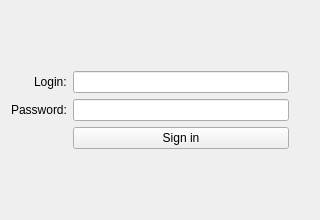
<?xml version="1.0" encoding="UTF-8"?>
<ui version="4.0">
 <class>LoginForm</class>
 <widget class="QWidget" name="LoginForm">
  <property name="geometry">
   <rect>
    <x>0</x>
    <y>0</y>
    <width>320</width>
    <height>220</height>
   </rect>
  </property>
  <property name="minimumSize">
   <size>
    <width>320</width>
    <height>220</height>
   </size>
  </property>
  <property name="windowTitle">
   <string>Login</string>
  </property>
  <layout class="QVBoxLayout" name="verticalLayout_2">
   <item>
    <layout class="QFormLayout" name="formLayout">
     <property name="labelAlignment">
      <set>Qt::AlignRight|Qt::AlignTrailing|Qt::AlignVCenter</set>
     </property>
     <property name="formAlignment">
      <set>Qt::AlignLeading|Qt::AlignLeft|Qt::AlignVCenter</set>
     </property>
     <property name="rightMargin">
      <number>20</number>
     </property>
     <item row="1" column="0">
      <widget class="QLabel" name="login_label">
       <property name="text">
        <string>Login:</string>
       </property>
      </widget>
     </item>
     <item row="1" column="1">
      <widget class="QLineEdit" name="login_le">
       <property name="maxLength">
        <number>255</number>
       </property>
      </widget>
     </item>
     <item row="2" column="0">
      <widget class="QLabel" name="password_label">
       <property name="text">
        <string>Password:</string>
       </property>
      </widget>
     </item>
     <item row="2" column="1">
      <widget class="QLineEdit" name="password_le">
       <property name="maxLength">
        <number>255</number>
       </property>
       <property name="frame">
        <bool>true</bool>
       </property>
       <property name="echoMode">
        <enum>QLineEdit::Password</enum>
       </property>
      </widget>
     </item>
     <item row="3" column="1">
      <widget class="QPushButton" name="login_btn">
       <property name="sizePolicy">
        <sizepolicy hsizetype="Minimum" vsizetype="Fixed">
         <horstretch>0</horstretch>
         <verstretch>0</verstretch>
        </sizepolicy>
       </property>
       <property name="text">
        <string>Sign in</string>
       </property>
      </widget>
     </item>
    </layout>
   </item>
  </layout>
 </widget>
 <resources/>
 <connections/>
</ui>
